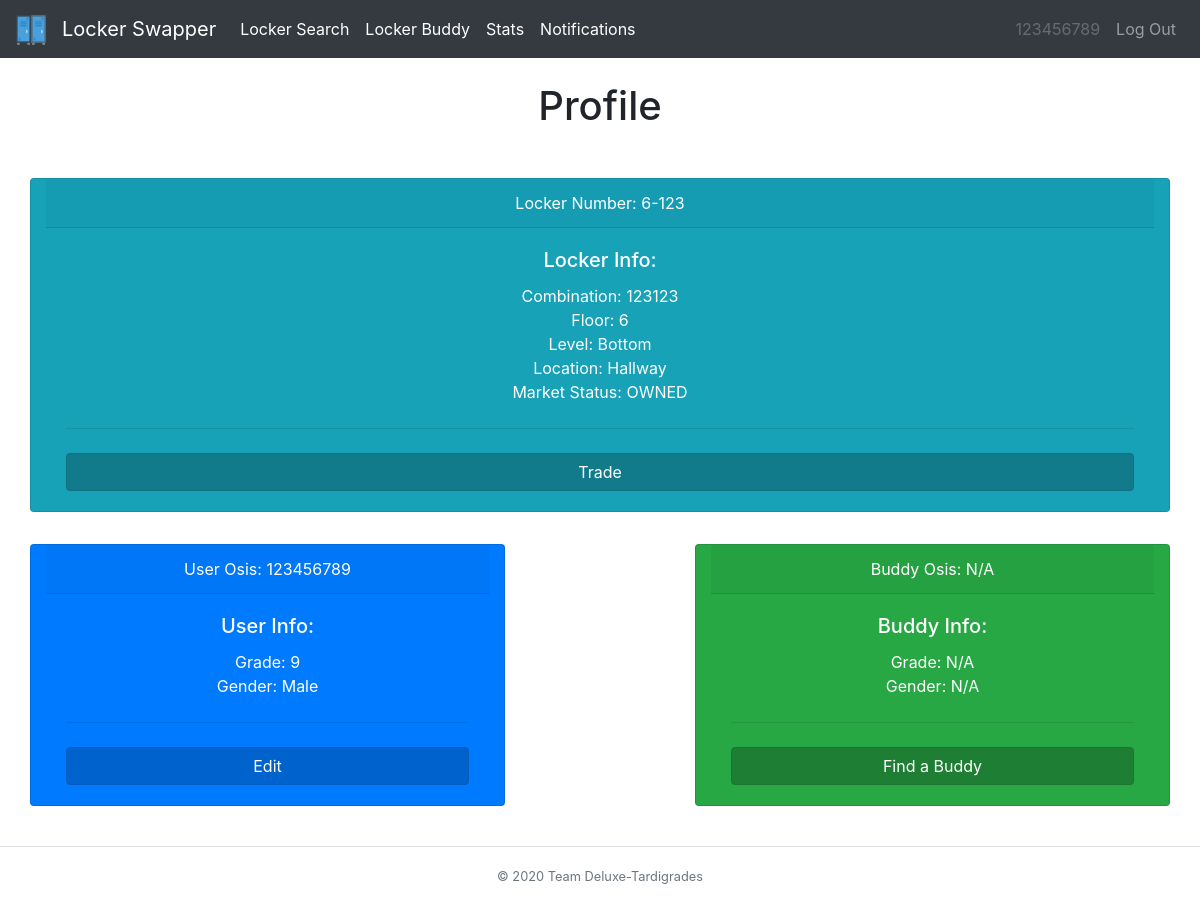
/home (signed in), run on an earlier commit of the app's database.
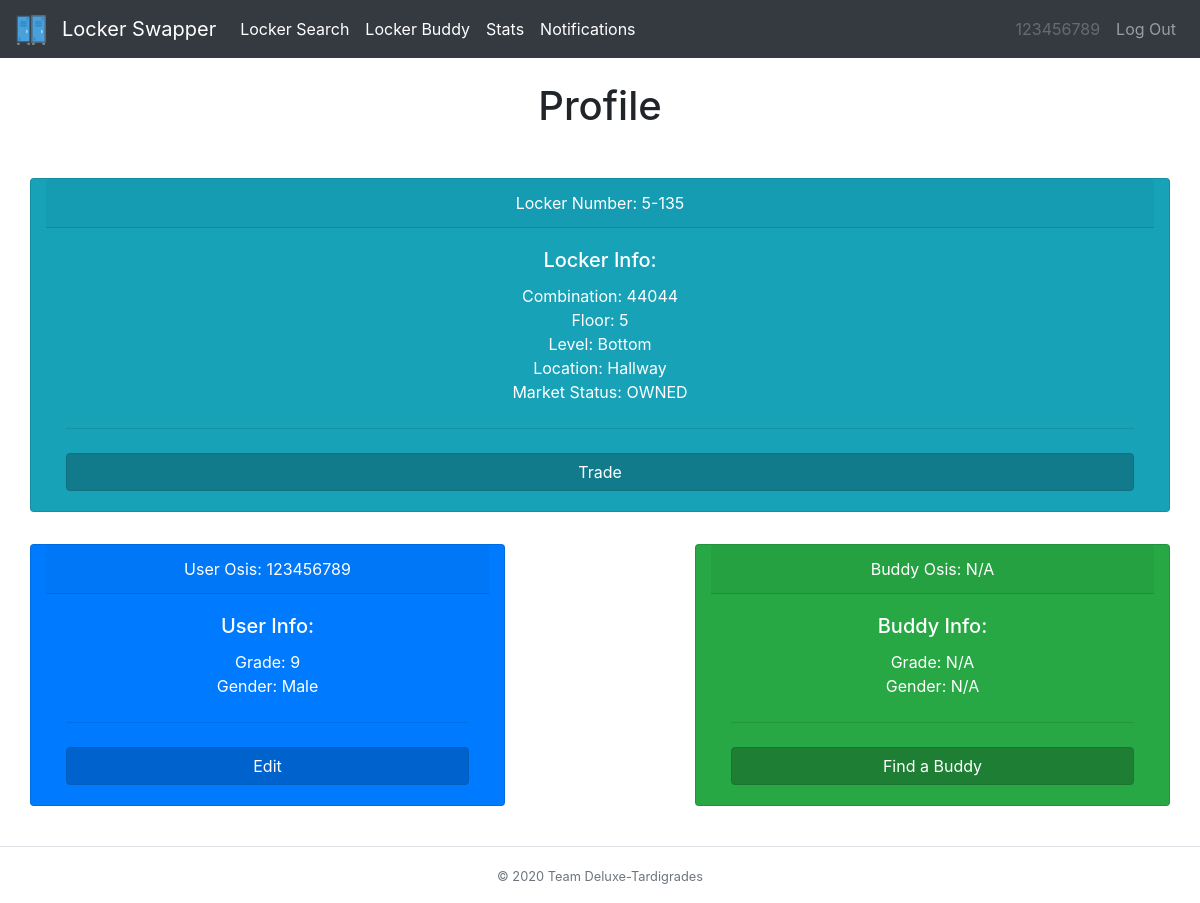
And on a later commit of the database.
### tables this page shows
CREATE TABLE locker_tbl (locker INT, owner TEXT, combo TEXT, floor INT, level INT, location TEXT, status TEXT);

CREATE TABLE user_tbl (osis INT, password TEXT, locker INT, grade INT, buddy INT, survey TEXT, gender TEXT);

### __init__.py (the view)
@app.route("/home")
@login_required
def profile():
    userInfo = db_manager.getUserInfo(session['osis'])
    buddy = ["N/A","N/A","N/A","N/A","N/A","N/A","N/A","N/A"]
    if userInfo[4] != "":
        buddy = db_manager.getUserInfo(userInfo[4])
    locker = db_manager.getLockerInfo(userInfo[2], session['osis'])
    transactions=db_manager.getTransactionInfo(session['osis'])
    changed=db_manager.ifDissolve(session["osis"])
    return render_template("home.html", heading="Profile", userInfo=userInfo, buddy=buddy, locker=locker, transactions=transactions , user=session['osis'], changed=changed)

### __init__.py (called while the page is built)
def login_required(f):
    @wraps(f)
    def dec(*args, **kwargs):
        if 'osis' in session:
            return f(*args, **kwargs)
        flash('You must be logged in to view this page!', 'danger')
        return redirect('/')
    return dec

### db_builder.py (called while the page is built)
def execmany(cmd, inputs):
    db = sqlite3.connect(DB_FILE)
    c = db.cursor()
    output = c.execute(cmd, inputs)
    db.commit()
    return output

### db_manager.py (called while the page is built)
def getUserInfo(osis):
    q = "SELECT * from user_tbl WHERE osis=?"
    inputs = (osis,)
    data = execmany(q, inputs).fetchone()
    info = [data[0],data[1],data[2],data[3],data[4],data[5],data[6]]
    return info

def getLockerInfo(locker,osis):
    q = "SELECT * from locker_tbl WHERE locker=? AND owner = ?"
    inputs = (locker,osis)
    data = execmany(q, inputs).fetchone()
    info=[]
    if data is not None:
        for value in data:
            info.append(value)
    return info

def getTransactionInfo(osis):
    q = "SELECT * from transaction_tbl WHERE sender=?"
    inputs = (osis,)
    data = execmany(q, inputs).fetchall()
    info = []
    if(data is None):
        return info
    for value in data:
        if len(value)>0 and value[3] == 1:
            info.append([value[0],value[1],value[2],value[3],value[4],value[5]])
    return info

def ifDissolve(user):
    q = "SELECT * FROM transaction_tbl WHERE (recipient=? OR sender=?) AND status = ? AND request = ?"
    inputs=(user,user,1,"D")
    data=execmany(q,inputs).fetchall()
    if len(data)!=0:
        return True
    return False

### templates/home.html (shortened to what this page needs)
{% extends "base.html" %}
{% block body %}
<div class="row">
  <div class="col-sm-12 col-md-12 col-lg-12 mx-auto">
    <div class="row">
      <div class="card text-white text-center bg-info my-3 col-md-12">
        <div class="card-header">Locker Number: {{locker[3]}}-{{locker[0]}}</div>
        <div class="card-body">
          <h5 class="card-title">Locker Info:</h5>
          <p class="card-text">Combination: {{locker[2]}} <br> Floor: {{locker[3]}} <br> Level: {{locker[4]}} <br> Location: {{locker[5]}} <br> Market Status: {{locker[6]}}</p>
          <hr class="my-4">
          <form action="/market" method="post">
            <button type="submit" class="btn btn-info btn-block active">Trade</button>
          </form>
        </div>
      </div>
    </div>
    <div class="row">
      <div class="card text-white text-center bg-primary my-3 col-md-5">
        <div class="card-header">User Osis: {{userInfo[0]}}</div>
        <div class="card-body">
          <h5 class="card-title">User Info:</h5>
          <p class="card-text">Grade: {{userInfo[3]}} <br> Gender: {{userInfo[6]}}</p>
          <hr class="my-4">
          <form action="/editprof">
            <button type="submit" class="btn btn-primary btn-block active">Edit</button>
          </form>
        </div>
      </div>
      <div class="col-md-2">
      </div>
      <div class="card text-white text-center bg-success my-3 col-md-5">
        <div class="card-header">Buddy Osis: {{buddy[0]}}</div>
        <div class="card-body">
          <h5 class="card-title">Buddy Info:</h5>
          <p class="card-text">Grade: {{buddy[3]}} <br> Gender: {{buddy[6]}}</p>
          <hr class="my-4">
         {% if buddy[0] == "N/A" %}
         <form action="/survey">
           <button type="submit" class="btn btn-success btn-block active">Find a Buddy</button>
         </form>
        {% endif %}
        </div>
      </div>
      </div>
  </div>
</div>
{% endblock %}

### templates/base.html (shortened to what this page needs)
{% from "macros/render_flashes.html" import render_flashes %}
<!DOCTYPE html>
<html>
    <head>
        <link rel="stylesheet" href="https://stackpath.bootstrapcdn.com/bootstrap/4.3.1/css/bootstrap.min.css">
    </head>
    <body>
      <nav class="navbar navbar-expand-lg navbar-dark bg-dark">
      <a class="navbar-brand" href="/home">
        <img src="/../static/lockericon.png" alt="" width="30" height="30">
      </a>
      <a class="navbar-brand" href="/home">Locker Swapper</a>
      <div class="collapse navbar-collapse" id="navbarSupportedContent">
        <ul class="navbar-nav mr-auto">
          <li class="nav-item active">
            <a class="nav-link" href="/locker">Locker Search</a>
          </li>
          <li class="nav-item active">
            <a class="nav-link" href="/survey">Locker Buddy</a>
          </li>
          <li class="nav-item active">
            <a class="nav-link" href="/stats">Stats</a>
          </li>
          <li class="nav-item active">
            <a class="nav-link" href="/notifs">Notifications</a>
          </li>
        </ul>
        <ul class="navbar-nav navbar-right">
            <li class="nav-item">
                <a class="nav-link disabled">{{user}}</a>
            </li>
            <li class="nav-item">
                <a class="nav-link" href="/logout">Log Out</a>
            </li>
        </ul>
      </div>
    </nav>
    <div class="container">
      {{ render_flashes() }}
      <h1 class="text-center">{{heading}}</h1>
      <br>
      {% block body %}
      {% endblock %}
    </div>
    <br>
    <footer class="footer-copyright text-center py-3 border-top">
        <small class="text-muted">© 2020 Team Deluxe-Tardigrades</small>
    </footer>
  </body>
</html>

### templates/macros/render_flashes.html (shortened to what this page needs)
{% macro render_flashes() %}
    <br>
{% endmacro %}

What changed in the data, as far as the page shows it:
changed locker_tbl "Bottom": floor "6" → "5"; locker "123" → "135"; combo "123123" → "44044"
